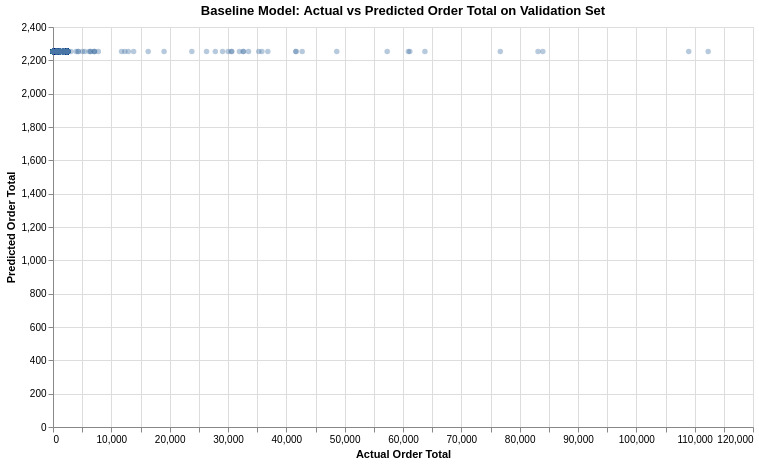

This figure's notebook cell:
### Code cell
# Visualise actual vs predicted values for validation set

validation_plot_data = baseline_prediction_preview.copy()

alt.Chart(validation_plot_data).mark_circle(opacity=0.4).encode(
    x=alt.X("actual_order_total:Q", title="Actual Order Total"),
    y=alt.Y("predicted_order_total:Q", title="Predicted Order Total"),
    tooltip=[
        "actual_order_total",
        "predicted_order_total",
        "absolute_error"
    ]
).properties(
    title="Baseline Model: Actual vs Predicted Order Total on Validation Set",
    width=700,
    height=400
)

### Figure 1 — Vega-Lite specification as saved in the notebook (floating-point values rounded to 4 significant figures; data arrays with more than 128 entries replaced by an {"elided": "..."} marker saying what was removed)
{"config": {"view": {"continuousWidth": 300, "continuousHeight": 300}}, "data": {"name": "data-3260f1a6572f98a6246fb8000b6b6f17"}, "mark": {"type": "circle", "opacity": 0.4}, "encoding": {"tooltip": [{"field": "actual_order_total", "type": "quantitative"}, {"field": "predicted_order_total", "type": "quantitative"}, {"field": "absolute_error", "type": "quantitative"}], "x": {"field": "actual_order_total", "title": "Actual Order Total", "type": "quantitative"}, "y": {"field": "predicted_order_total", "title": "Predicted Order Total", "type": "quantitative"}}, "height": 400, "title": "Baseline Model: Actual vs Predicted Order Total on Validation Set", "width": 700, "$schema": "https://vega.github.io/schema/vega-lite/v5.20.1.json", "datasets": {"data-3260f1a6572f98a6246fb8000b6b6f17": {"elided": "2304 records"}}}
